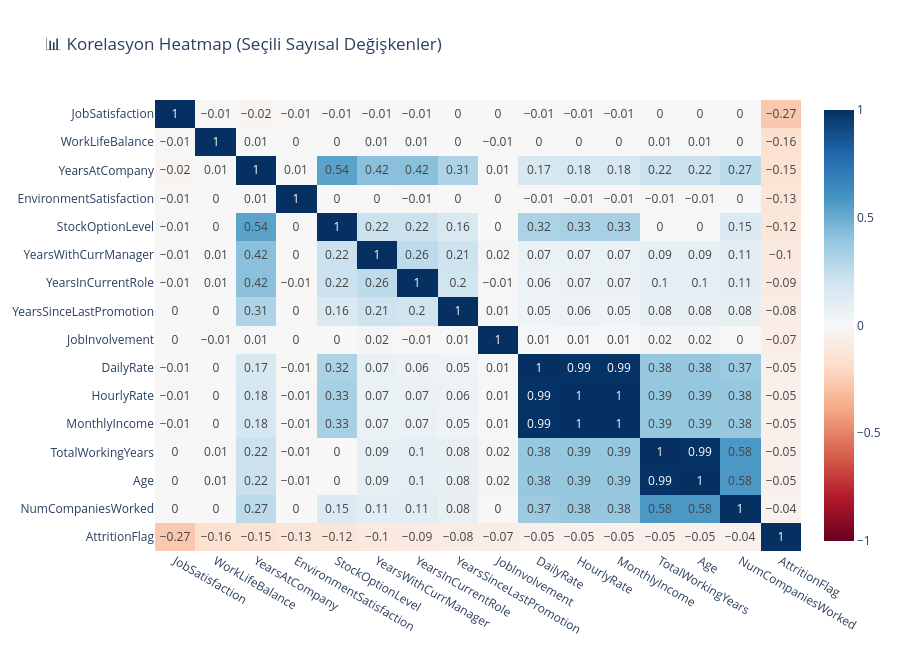

Here is the notebook cell this chart was saved with:
### Markdown cell above
### 📊 **Korelasyon Analizi (Sayısal Değişkenler)**

Sayısal değişkenler arasında ilişkiyi görmek için korelasyon matrisine bakalım.

### Code cell
# ============================================================
# KORELASYON MATRİSİ VE HEDEFLE KORELASYON
# ============================================================

# AttritionFlag yoksa oluştur
if 'AttritionFlag' not in df.columns:
    df_corr = df.copy()
    df_corr['AttritionFlag'] = (df_corr['Attrition'] == 'Yes').astype(int)
else:
    df_corr = df.copy()

# Korelasyon (sadece sayısal sütunlar)
num_cols_corr = df_corr.select_dtypes(include=['int64', 'float64']).columns
corr_matrix = df_corr[num_cols_corr].corr()

# AttritionFlag ile en ilişkili ilk 12 değişken
corr_target = corr_matrix['AttritionFlag'].drop('AttritionFlag').sort_values(key=lambda s: s.abs(), ascending=False)

print("="*70)
print("📊 ATTRITION İLE EN İLİŞKİLİ SAYISAL DEĞİŞKENLER (|corr|)")
print("="*70)
display(corr_target.head(12).to_frame('Korelasyon').round(3))

# Korelasyon heatmap (Plotly)
# Not: Çok sütun olunca okunabilirliği artırmak için ilk 15-20 sütunu seçiyoruz.
top_cols = corr_target.head(15).index.tolist() + ['AttritionFlag']

fig = px.imshow(
    df_corr[top_cols].corr().round(2),
    text_auto=True,
    aspect='auto',
    color_continuous_scale='RdBu',
    zmin=-1, zmax=1,
    title='📊 Korelasyon Heatmap (Seçili Sayısal Değişkenler)'
)
fig.update_layout(template=PLOTLY_TEMPLATE, height=650)
save_plotly_png(fig, "adim3_korelasyon_heatmap")
fig.show()

print("💡 Not:")
print("   • Korelasyon lineer ilişkiyi ölçer; SVM kernel ile doğrusal olmayan ilişkileri de yakalayabilir.")
print("   • Çok yüksek korelasyonlu değişkenler (multicollinearity) modelde gereksiz gürültü oluşturabilir.")
print("="*70)

### Figure 1 — Plotly figure (JSON) as saved in the notebook; plotly's stock layout.template omitted (floating-point values rounded to 4 significant figures; data arrays with more than 128 entries replaced by an {"elided": "..."} marker saying what was removed)
{"data": [{"coloraxis": "coloraxis", "hovertemplate": "x: %{x}<br>y: %{y}<br>color: %{z}<extra></extra>", "name": "0", "texttemplate": "%{z}", "type": "heatmap", "x": ["JobSatisfaction", "WorkLifeBalance", "YearsAtCompany", "EnvironmentSatisfaction", "StockOptionLevel", "YearsWithCurrManager", "YearsInCurrentRole", "YearsSinceLastPromotion", "JobInvolvement", "DailyRate", "HourlyRate", "MonthlyIncome", "TotalWorkingYears", "Age", "NumCompaniesWorked", "AttritionFlag"], "xaxis": "x", "y": ["JobSatisfaction", "WorkLifeBalance", "YearsAtCompany", "EnvironmentSatisfaction", "StockOptionLevel", "YearsWithCurrManager", "YearsInCurrentRole", "YearsSinceLastPromotion", "JobInvolvement", "DailyRate", "HourlyRate", "MonthlyIncome", "TotalWorkingYears", "Age", "NumCompaniesWorked", "AttritionFlag"], "yaxis": "y", "z": {"elided": "16x16 float values"}}], "layout": {"coloraxis": {"cmax": 1, "cmin": -1, "colorscale": [[0, "rgb(103,0,31)"], [0.1, "rgb(178,24,43)"], [0.2, "rgb(214,96,77)"], [0.3, "rgb(244,165,130)"], [0.4, "rgb(253,219,199)"], [0.5, "rgb(247,247,247)"], [0.6, "rgb(209,229,240)"], [0.7, "rgb(146,197,222)"], [0.8, "rgb(67,147,195)"], [0.9, "rgb(33,102,172)"], [1, "rgb(5,48,97)"]]}, "height": 650, "title": {"text": "📊 Korelasyon Heatmap (Seçili Sayısal Değişkenler)"}, "xaxis": {"anchor": "y", "domain": [0, 1]}, "yaxis": {"anchor": "x", "autorange": "reversed", "domain": [0, 1]}}}
